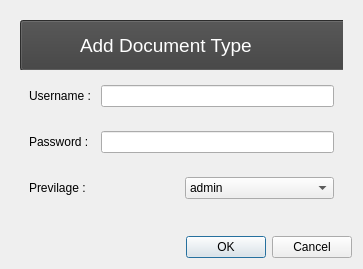
<?xml version="1.0" encoding="UTF-8"?>
<ui version="4.0">
 <class>Dialog</class>
 <widget class="QDialog" name="Dialog">
  <property name="geometry">
   <rect>
    <x>0</x>
    <y>0</y>
    <width>363</width>
    <height>269</height>
   </rect>
  </property>
  <property name="minimumSize">
   <size>
    <width>350</width>
    <height>0</height>
   </size>
  </property>
  <property name="maximumSize">
   <size>
    <width>400</width>
    <height>16777215</height>
   </size>
  </property>
  <property name="windowTitle">
   <string>Dialog</string>
  </property>
  <layout class="QVBoxLayout" name="verticalLayout">
   <item>
    <widget class="QWidget" name="widget" native="true">
     <layout class="QVBoxLayout" name="verticalLayout_2">
      <item>
       <widget class="QWidget" name="widget_85" native="true">
        <property name="minimumSize">
         <size>
          <width>0</width>
          <height>50</height>
         </size>
        </property>
        <property name="maximumSize">
         <size>
          <width>16777215</width>
          <height>50</height>
         </size>
        </property>
        <widget class="QPushButton" name="pushButton_11">
         <property name="geometry">
          <rect>
           <x>0</x>
           <y>0</y>
           <width>1920</width>
           <height>51</height>
          </rect>
         </property>
         <property name="minimumSize">
          <size>
           <width>1920</width>
           <height>0</height>
          </size>
         </property>
         <property name="styleSheet">
          <string notr="true">background-color: rgb(62, 62, 62);
</string>
         </property>
         <property name="text">
          <string/>
         </property>
        </widget>
        <widget class="QPushButton" name="design_21">
         <property name="geometry">
          <rect>
           <x>10</x>
           <y>0</y>
           <width>51</width>
           <height>51</height>
          </rect>
         </property>
         <property name="text">
          <string/>
         </property>
         <property name="icon">
          <iconset resource="icons.qrc">
           <normaloff>:/icons/SORSOGON.png</normaloff>
           <disabledoff>:/icons/SORSOGON.png</disabledoff>:/icons/SORSOGON.png</iconset>
         </property>
         <property name="iconSize">
          <size>
           <width>50</width>
           <height>50</height>
          </size>
         </property>
         <property name="flat">
          <bool>true</bool>
         </property>
        </widget>
        <widget class="QLabel" name="label_7">
         <property name="geometry">
          <rect>
           <x>60</x>
           <y>10</y>
           <width>641</width>
           <height>31</height>
          </rect>
         </property>
         <property name="font">
          <font>
           <family>Segoe UI</family>
           <pointsize>14</pointsize>
          </font>
         </property>
         <property name="styleSheet">
          <string notr="true">color: rgb(255, 255, 255);</string>
         </property>
         <property name="text">
          <string>Add Document Type</string>
         </property>
        </widget>
       </widget>
      </item>
      <item>
       <widget class="QWidget" name="widget_2" native="true">
        <property name="minimumSize">
         <size>
          <width>0</width>
          <height>40</height>
         </size>
        </property>
        <property name="maximumSize">
         <size>
          <width>16777215</width>
          <height>40</height>
         </size>
        </property>
        <layout class="QHBoxLayout" name="horizontalLayout">
         <item>
          <widget class="QLabel" name="label">
           <property name="text">
            <string>Username : </string>
           </property>
          </widget>
         </item>
         <item>
          <widget class="QLineEdit" name="lineEdit"/>
         </item>
        </layout>
       </widget>
      </item>
      <item>
       <widget class="QWidget" name="widget_4" native="true">
        <property name="minimumSize">
         <size>
          <width>0</width>
          <height>40</height>
         </size>
        </property>
        <property name="maximumSize">
         <size>
          <width>16777215</width>
          <height>40</height>
         </size>
        </property>
        <layout class="QHBoxLayout" name="horizontalLayout_2">
         <item>
          <widget class="QLabel" name="label_2">
           <property name="text">
            <string>Password :  </string>
           </property>
          </widget>
         </item>
         <item>
          <widget class="QLineEdit" name="lineEdit_2"/>
         </item>
        </layout>
       </widget>
      </item>
      <item>
       <widget class="QWidget" name="widget_5" native="true">
        <property name="minimumSize">
         <size>
          <width>0</width>
          <height>40</height>
         </size>
        </property>
        <property name="maximumSize">
         <size>
          <width>16777215</width>
          <height>40</height>
         </size>
        </property>
        <layout class="QHBoxLayout" name="horizontalLayout_3">
         <item>
          <widget class="QLabel" name="label_3">
           <property name="text">
            <string>Previlage :</string>
           </property>
          </widget>
         </item>
         <item>
          <widget class="QComboBox" name="comboBox">
           <item>
            <property name="text">
             <string>admin</string>
            </property>
           </item>
           <item>
            <property name="text">
             <string>user</string>
            </property>
           </item>
          </widget>
         </item>
        </layout>
       </widget>
      </item>
      <item>
       <widget class="QWidget" name="widget_3" native="true"/>
      </item>
     </layout>
    </widget>
   </item>
   <item>
    <widget class="QDialogButtonBox" name="buttonBox">
     <property name="orientation">
      <enum>Qt::Horizontal</enum>
     </property>
     <property name="standardButtons">
      <set>QDialogButtonBox::Cancel|QDialogButtonBox::Ok</set>
     </property>
    </widget>
   </item>
  </layout>
 </widget>
 <resources>
  <include location="icons.qrc"/>
 </resources>
 <connections>
  <connection>
   <sender>buttonBox</sender>
   <signal>accepted()</signal>
   <receiver>Dialog</receiver>
   <slot>accept()</slot>
   <hints>
    <hint type="sourcelabel">
     <x>248</x>
     <y>254</y>
    </hint>
    <hint type="destinationlabel">
     <x>157</x>
     <y>274</y>
    </hint>
   </hints>
  </connection>
  <connection>
   <sender>buttonBox</sender>
   <signal>rejected()</signal>
   <receiver>Dialog</receiver>
   <slot>reject()</slot>
   <hints>
    <hint type="sourcelabel">
     <x>316</x>
     <y>260</y>
    </hint>
    <hint type="destinationlabel">
     <x>286</x>
     <y>274</y>
    </hint>
   </hints>
  </connection>
 </connections>
</ui>
